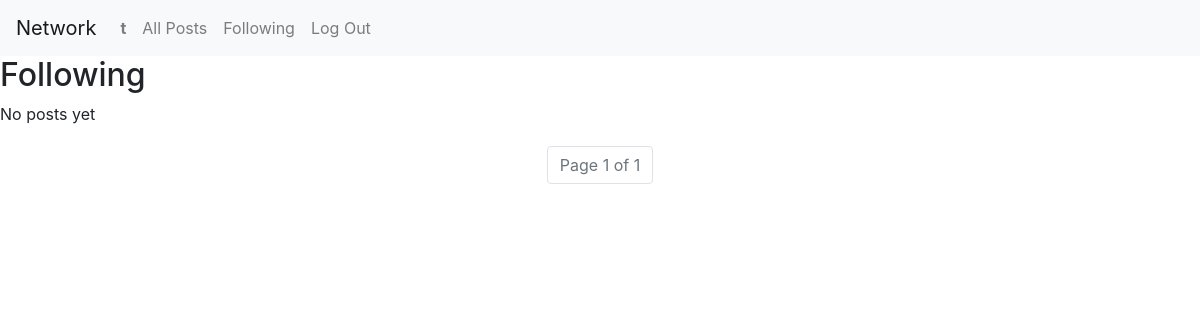
Page /following/ (signed in) on the earlier database version.
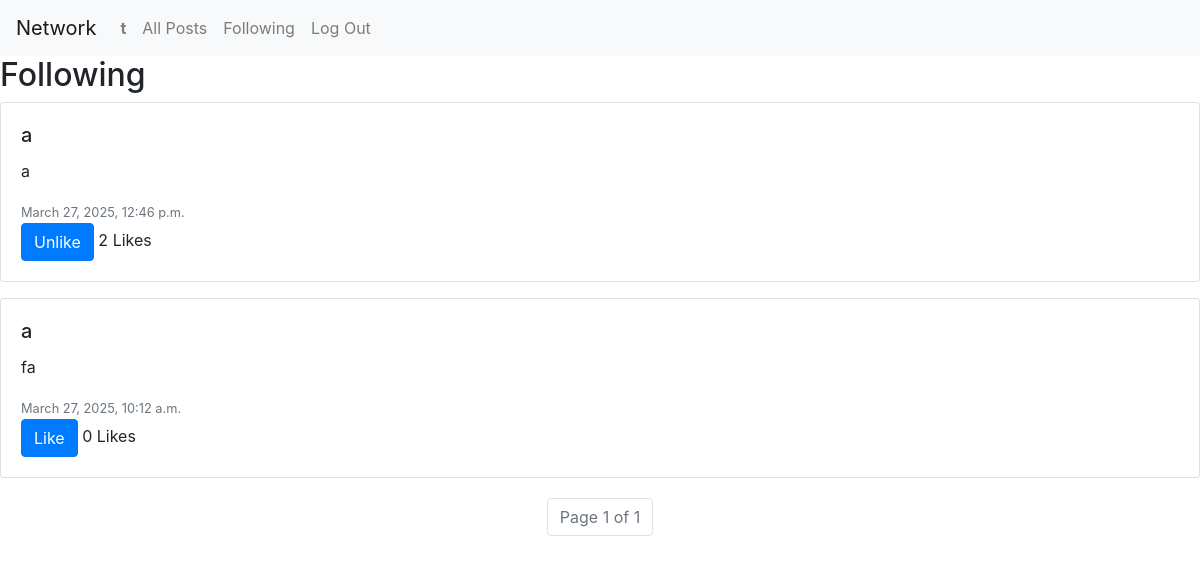
Same page on the later database version.
### network/models.py (models this page shows, shortened)
class User(AbstractUser):
    pass

class Post(models.Model):
    user = models.ForeignKey(User, on_delete=models.CASCADE, related_name="posts")
    content = models.TextField()
    timestamp = models.DateTimeField(auto_now_add = True)
    likes = models.ManyToManyField(User, related_name="liked_posts", blank=True)

### network/views.py (the view)
# urls.py: path("following/", views.follow_view, name="following"),
@login_required
def follow_view(request):
    following_users = Follow.objects.filter(follower=request.user).values_list("following", flat=True)
    posts = Post.objects.filter(user__id__in=following_users).order_by("-timestamp")
    paginator=Paginator(posts,10)
    page_number = request.GET.get("page")
    page_object = paginator.get_page(page_number)
    liked_posts = []
    if request.user.is_authenticated:
        liked_posts = Post.objects.filter(likes=request.user).values_list("id", flat=True)
    return render(request, "network/following.html", {
        "posts": posts,
        "page_object": page_object,
        "liked_posts": liked_posts,
    })

### network/templates/network/following.html (shortened to what this page needs)
{% extends "network/layout.html" %}
{% load static %}
{% block body %}
    <h2>Following</h2>
    {% for post in posts %}
        <div class="card mb-3">
            <div class="card-body">
                <h5 class="card-title">{{ post.user }}</h5>
                <p class="card-text">{{ post.content }}</p>
                <small class="text-muted">{{ post.timestamp }}</small>
                <br>
                {% if user.is_authenticated %}
                <button class="btn btn-primary like-btn" data-post-id="{{ post.id }}">
                    {% if post.id in liked_posts %}
                        Unlike
                    {% else %}
                        Like
                    {% endif %}
                </button>
            {% endif %}
            <span id="like-count-{{ post.id }}" style="text-align: left;">{{ post.likes.count }}</span> Likes
            </div>
        </div>
    {% empty %}
        <p>No posts yet</p>
    {% endfor %}
    <nav aria-label="Page navigation">
        <ul class="pagination justify-content-center">
            <li class="page-item disabled">
                <a class="page-link">Page {{ page_object.number }} of {{ page_object.paginator.num_pages }}</a>
            </li>
        </ul>
    </nav>
{% endblock %}

### network/templates/network/layout.html (shortened to what this page needs)
{% load static %}
<!DOCTYPE html>
<html lang="en">
    <head>
        <link rel="stylesheet" href="https://stackpath.bootstrapcdn.com/bootstrap/4.4.1/css/bootstrap.min.css">
        <link href="{% static 'network/styles.css' %}" rel="stylesheet">
    </head>
    <body>
        <nav class="navbar navbar-expand-lg navbar-light bg-light">
            <a class="navbar-brand" href="#">Network</a>
            <div>
              <ul class="navbar-nav mr-auto">
                {% if user.is_authenticated %}
                    <li class="nav-item">
                        <a class="nav-link" href="#"><strong>{{ user.username }}</strong></a>
                    </li>
                {% endif %}
                <li class="nav-item">
                  <a class="nav-link" href="{% url 'index' %}">All Posts</a>
                </li>
                {% if user.is_authenticated %}
                    <li class="nav-item">
                        <a class="nav-link" href="{% url 'following' %}">Following</a>
                    </li>
                    <li class="nav-item">
                        <a class="nav-link" href="{% url 'logout' %}">Log Out</a>
                    </li>
                {% endif %}
              </ul>
            </div>
          </nav>
        <div class="body">
            {% block body %}
            {% endblock %}
        </div>
    </body>
</html>

### network/static/network/styles.css (style rules this page uses)
.pagination { justify-content: center; margin-top: 20px; }
.page-link { color: #007bff; }

Differences in the rows shown:
added Post: user "a", content "a", timestamp "March 27, 2025, 12:46 p.m.", shows "Unlike", likes.count "2"
now on this page (row unchanged): Post: user "a", content "fa", timestamp "March 27, 2025, 10:12 a.m.", shows "Like", likes.count "0"
Other differences:
text no longer shown: "No posts yet"
